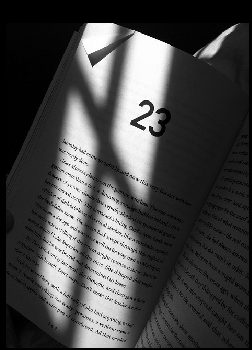
#> input picture IOT - Módulo II/Aula 7/shadow_book.png, 252 x 350 px
$ python ex9.py
#> lines starting #> are read from the running program, lines starting #| are printed output that depends on the picture; after the words box and inside, x2 and y2 are one past the last pixel; in counts of white or black regions, pixels touching at a corner belong together
# -*- coding: utf-8 -*-
"""
Created on Fri Jul 10 09:32:23 2020

@author: T-Gamer
"""
import cv2
import matplotlib.pyplot as plt

img = cv2.imread('shadow_book.png',0)
#> img is the input picture: shape (350, 252); min 0, max 255, mean 70.5
plt.figure(figsize=(20,8))

#Binário
ret, thresh1 = cv2.threshold(img,127,255,cv2.THRESH_BINARY)
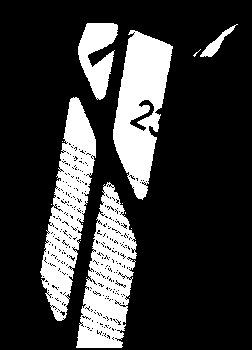
#> thresh1: shape (350, 252); 22.1% white; 15 white regions (10 under 20 px), largest, box (x1, y1, x2, y2) and area: (40, 97, 96, 321) 5881, (113, 30, 173, 200) 5823, (76, 182, 137, 348) 5606, (78, 23, 118, 100) 1822, (200, 24, 238, 57) 303

#Métodos Adaptativos
#(image,maxValue,adaptiveMethod,thesholdType,blockSize,constant)
thresh_adapt1 = cv2.adaptiveThreshold(img,255,cv2.ADAPTIVE_THRESH_MEAN_C,
                                      cv2.THRESH_BINARY,11,2)
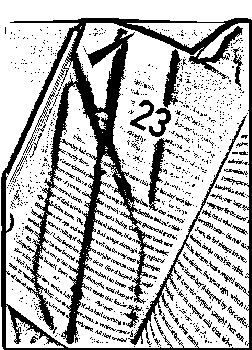
#> thresh_adapt1: shape (350, 252); 72.6% white; 1026 black regions (907 under 20 px), largest, box (x1, y1, x2, y2) and area: (1, 18, 252, 350) 14565, (128, 115, 247, 345) 1142, (148, 138, 175, 211) 615
thresh_adapt2 = cv2.adaptiveThreshold(img,255,cv2.ADAPTIVE_THRESH_GAUSSIAN_C,
                                      cv2.THRESH_BINARY,11,2)
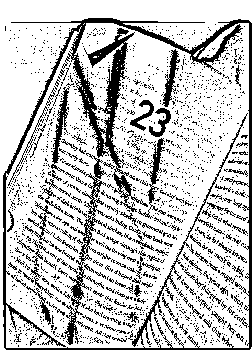
#> thresh_adapt2: shape (350, 252); 77% white; 1682 black regions (1549 under 20 px), largest, box (x1, y1, x2, y2) and area: (3, 18, 252, 350) 7590, (64, 153, 107, 345) 1331, (132, 113, 248, 347) 752

#Visualização
plt.subplot(141)
plt.axis('off')
plt.imshow(img,cmap='gray')
plt.title('Original')

plt.subplot(142)
plt.axis('off')
plt.imshow(thresh1,cmap='gray')
plt.title('Binário')

plt.subplot(143)
plt.axis('off')
plt.imshow(thresh_adapt1,cmap='gray')
plt.title('Média')

plt.subplot(144)
plt.axis('off')
plt.imshow(thresh_adapt2,cmap='gray')
plt.title('Gaussiano')
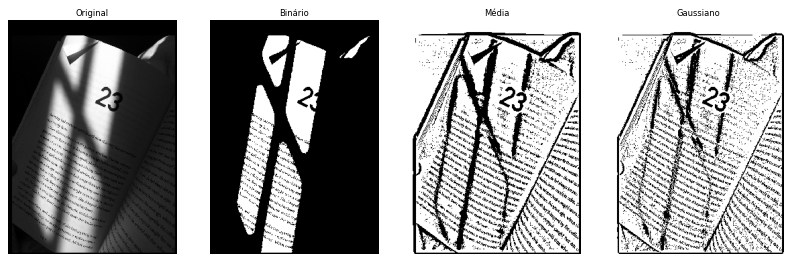
#> figure drawn by matplotlib, 4 panels

$ run again, with IOT - Módulo II/Aula 7/Flor.png copied over IOT - Módulo II/Aula 7/shadow_book.png
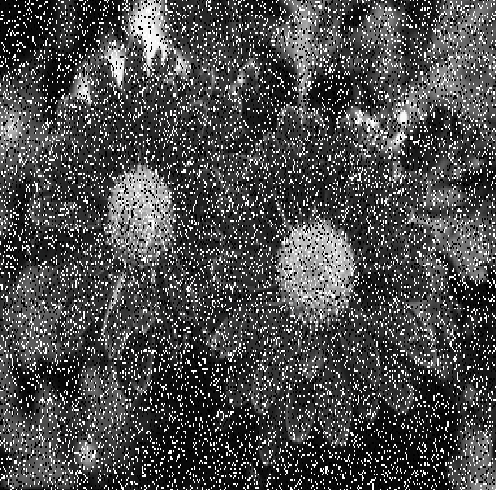
#> input picture IOT - Módulo II/Aula 7/Flor.png, 497 x 490 px
#> `ret, thresh1 = cv2.threshold(img,127,255,cv2.THRESH_BINARY)`:
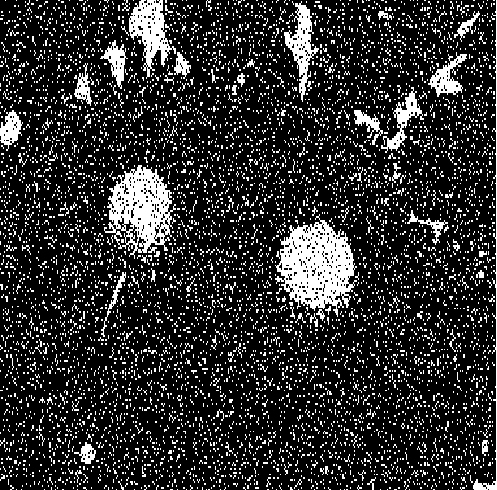
#> thresh1: shape (490, 497); 18.3% white; 6060 white regions (5953 under 20 px), largest, box (x1, y1, x2, y2) and area: (275, 214, 357, 317) 4580, (104, 165, 176, 259) 3463, (129, 0, 176, 79) 1625
#> thresh_adapt1: shape (490, 497); 24.7% white in thin lines or dots
#> thresh_adapt2: shape (490, 497); 28% white in thin lines or dots
#> `plt.title('Gaussiano')`:
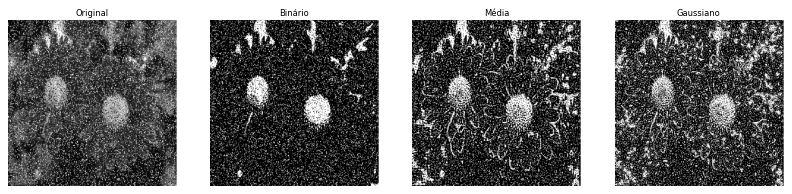
#> figure drawn by matplotlib, 4 panels

$ run again, with IOT - Módulo II/Aula 7/Flores.png copied over IOT - Módulo II/Aula 7/shadow_book.png
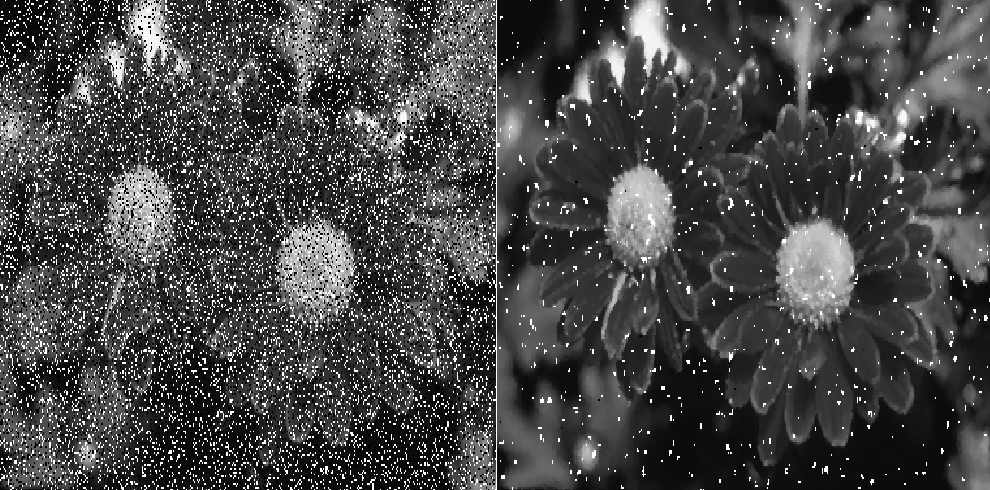
#> input picture IOT - Módulo II/Aula 7/Flores.png, 990 x 490 px
#> img is the input picture: shape (490, 990); min 0, max 255, mean 70.5
#> `ret, thresh1 = cv2.threshold(img,127,255,cv2.THRESH_BINARY)`:
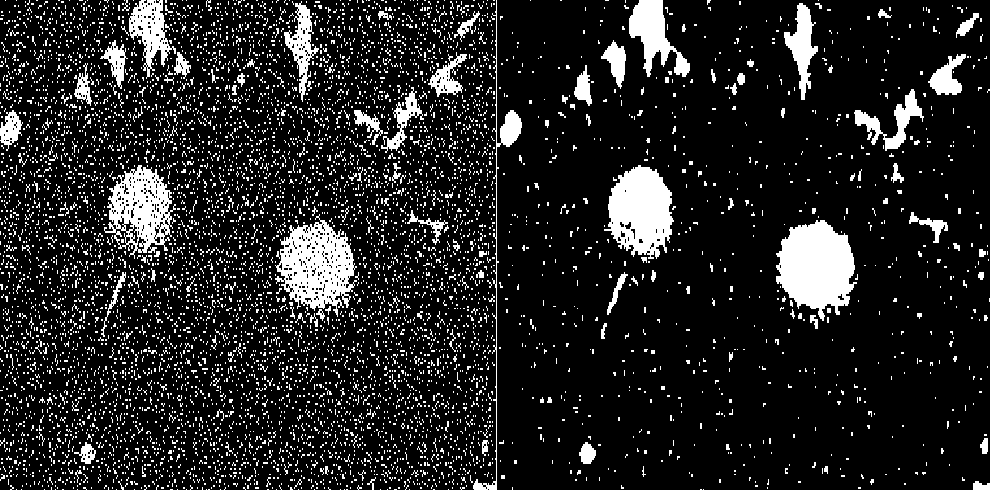
#> thresh1: shape (490, 990); 14% white; 6742 white regions (6575 under 20 px), largest, box (x1, y1, x2, y2) and area: (776, 220, 857, 321) 5433, (275, 214, 357, 317) 4580, (604, 165, 674, 259) 4391
#> thresh_adapt1: shape (490, 990); 35.6% white; 7113 white regions (6541 under 20 px), largest, box (x1, y1, x2, y2) and area: (767, 172, 914, 446) 9012, (767, 317, 990, 490) 8357, (635, 367, 755, 490) 6359
#> thresh_adapt2: shape (490, 990); 42.3% white; 8103 white regions (7531 under 20 px), largest, box (x1, y1, x2, y2) and area: (500, 232, 757, 490) 27093, (499, 0, 641, 243) 15724, (767, 171, 990, 417) 13182
#> `plt.title('Gaussiano')`:
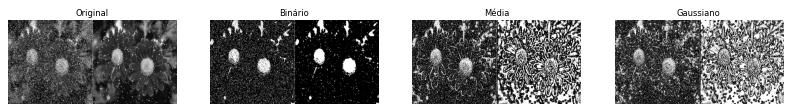
#> figure drawn by matplotlib, 4 panels
